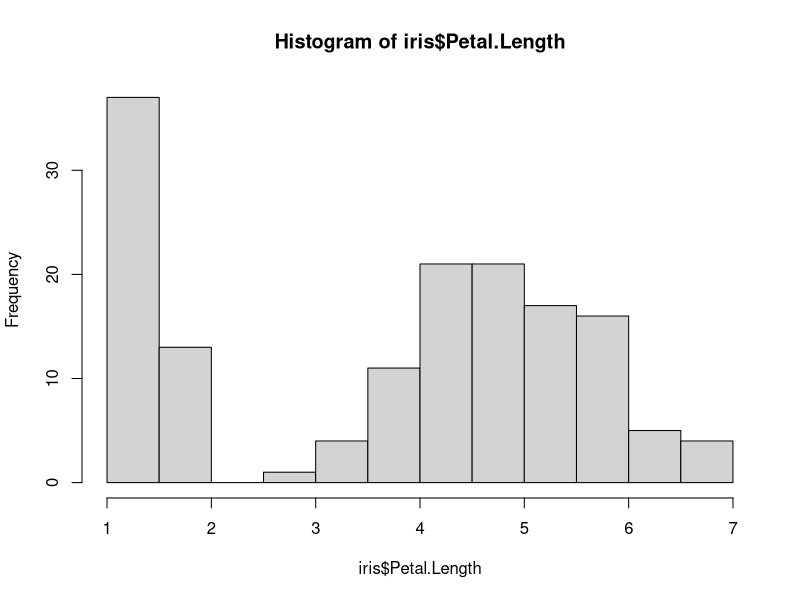
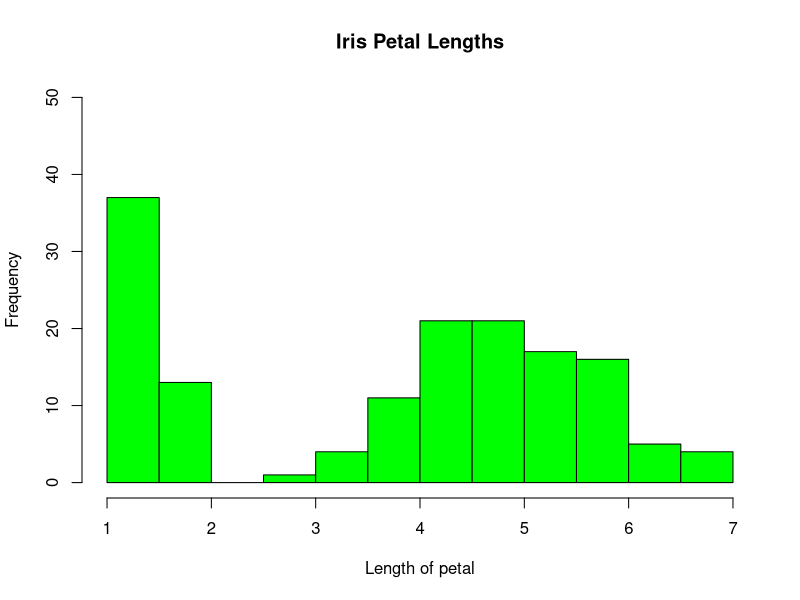
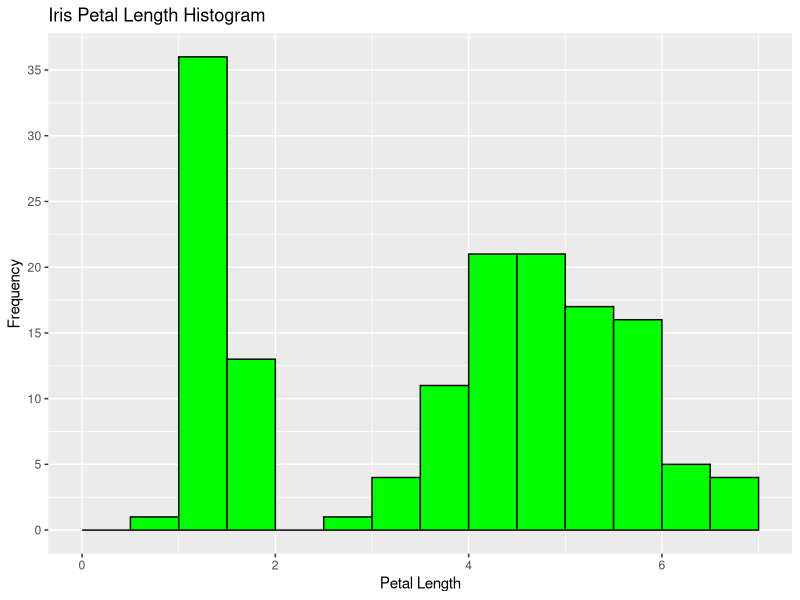

The R script that drew these images, in order:

## Zaque Evans - CS01 - GEO 511
## due Sep_10_2020

##intstall and load gglpot2
library(ggplot2)

## load dataset
data(iris)

?mean
## inspect vars
iris$Sepal.Length
iris$Petal.Length
summary(iris$Petal.Length)

## Mean of Petal.Length var
mean(iris$Petal.Length) 

## Create new var for mean of petal length
petal_length_mean <- mean(iris$Petal.Length)

petal_length_mean

## Plot Histogram of Petal.Length

?hist

## histogram using [hist] func
## unsure of petal length units (mm, cm, in?); omitted in label
hist(iris$Petal.Length)
hist(iris$Petal.Length, main="Iris Petal Lengths", xlab="Length of petal", 
     border="black", col="green", ylim=c(0, 50))

## histogram using [ggplot2] 
?aes
?seq

ggplot(data=iris, aes(x=Petal.Length)) + 
  geom_histogram(breaks=seq(0,7, by=0.5),
col="black", fill="green") + labs(title="Iris Petal Length Histogram", x="Petal Length", y="Frequency") + 
  scale_y_continuous(breaks = seq(0, 40, by = 5))
## found scale_ command via Googling 

#Done
